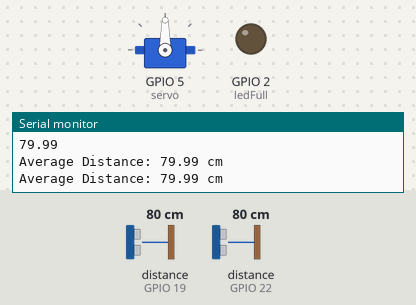
Recording of a sketch running on a simulated ESP32. Shown: servo, output pins drawn as LEDs (lit = HIGH), the last lines printed to the serial monitor. Wiring (inferred from the names in the program): 2 × ultrasonic range finder: trigger GPIO 18, echo GPIO 19 / trigger GPIO 23, echo GPIO 22. The test bench sets the inputs (shaded band); at power-on: distance to the obstacle (sensors on GPIO 22, GPIO 19) 80 cm. The echo pulse lasts 58.3 µs per cm; WiFi joins after 1.5 s; servers stay silent unless stated; pins used as bus, display or sensor lines are not drawn.

Above: at 3.3 s.
3.4 s: distance to the obstacle (sensor on GPIO 22) set to 6 cm
5.6 s: distance to the obstacle (sensor on GPIO 22) set to 3 cm
At 7.6 s:
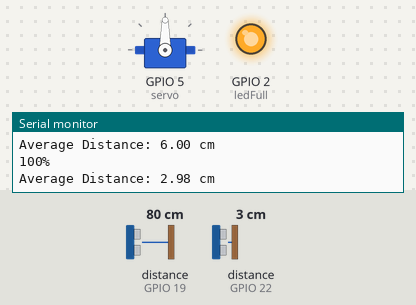
7.9 s: distance to the obstacle (sensor on GPIO 22) set to 14 cm
9.9 s: distance to the obstacle (sensor on GPIO 22) set to 19 cm
At 11.8 s:
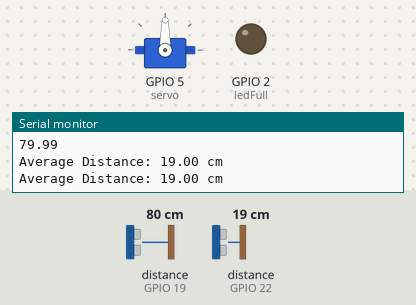
12.2 s: distance to the obstacle (sensor on GPIO 22) set to 2 cm
At 13.6 s:
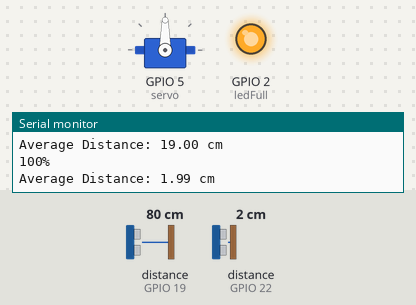
Timing chart, 0 to 15.2 s (numbered marks = the images above; inputs shaded):
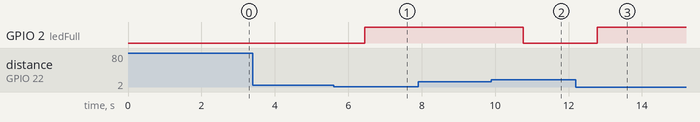

Measured:
- the behaviour switches between 5 and 4 cm on distance to the obstacle (sensor on GPIO 22) (found by bisection; images 0 and 1)
- the behaviour switches between 16 and 17 cm on distance to the obstacle (sensor on GPIO 22) (found by bisection; images 1 and 2)
- after the input at 5.6 s, GPIO 2 (ledFull): LOW → HIGH after 0.85 s
- after the input at 9.9 s, GPIO 2 (ledFull): HIGH → LOW after 0.87 s
- after the input at 12.2 s, GPIO 2 (ledFull): LOW → HIGH after 0.58 s

The sketch:

Esp32_IWMS_8_24.ino
```cpp
#include <UniversalTelegramBot.h>
#include <ESP32Servo.h>
#include <WiFiClient.h>
#include <WiFiClientSecure.h>
#include <ArduinoJson.h>

const char* ssid = "MASTER"; // Enter your WIFI SSID
const char* password = "luckydumpy"; // Enter your WIFI Password


#define BOTtoken "6457478878:AAG1fhdmBBkmNXQyUJEhOrPe06liq3f55qc"
#define CHAT_ID "795644234"

WiFiClientSecure client;
UniversalTelegramBot bot(BOTtoken, client);

float previousCapacity = -1.0;

const int trigPin1 = 23; // D2 on ESP8266
const int echoPin1 = 22; // D1 on ESP8266

const int ledFull = 2; // D3 on ESP8266

const int trigPin2 = 18; // D8 on ESP8266
const int echoPin2 = 19; // D7 on ESP8266

Servo servo;

void setup() {
  Serial.begin(115200);
  Serial.println("Hello!");

  pinMode(trigPin1, OUTPUT);
  pinMode(echoPin1, INPUT);

  pinMode(trigPin2, OUTPUT);
  pinMode(echoPin2, INPUT);

  pinMode(ledFull, OUTPUT);
  digitalWrite(ledFull, LOW);

  servo.attach(5); // GPIO5 for servo on ESP32

  WiFi.begin(ssid, password);
  while (WiFi.status() != WL_CONNECTED) {
    delay(500);
    Serial.print(".");
  }
  Serial.println("");
  Serial.println("WiFi connected");
  Serial.print("IP address: ");
  Serial.println(WiFi.localIP());

  bot.sendMessage(CHAT_ID, "Wifi Connected!", "");
  bot.sendMessage(CHAT_ID, "System has Started!!", "");
}

float distance_calc(int trigPin, int echoPin) {
  // Trigger a pulse to the HC-SR04
  digitalWrite(trigPin, LOW);
  delayMicroseconds(2);
  digitalWrite(trigPin, HIGH);
  delayMicroseconds(10);
  digitalWrite(trigPin, LOW);


  // Measure the duration of the pulse on the echo pin
  long duration = pulseIn(echoPin, HIGH);

  // Convert the duration to distance (in centimeters)
  // Speed of sound at sea level is approximately 343 meters per second (or 0.0343 cm/µs)
  // Divide the duration by 2 because the sound wave travels to the object and back
  float distance_cm = (duration / 2) * 0.0343;

  return distance_cm;
}

// Function to calculate the average distance with anomaly detection
float distance_avg() {
  float sum = 0;
  int numReadings = 3;
  int validReadings = 0;

  for (int i = 0; i < numReadings; i++) {
    float reading = distance_calc(trigPin1, echoPin1);
    // Check for anomalies (values above 300 cm or negative readings)
    if (reading > 0 && reading <= 300) {
      sum += reading;
      validReadings++;
    }
  }

  if (validReadings == 0) {
    return -1.0; // No valid readings, return -1 to indicate an error
  } else {
    return sum / validReadings; // Calculate and return the average
  }
}

void sendCapacityAlert(float capacity, String chatID) {
  if (capacity <= 5 && previousCapacity > 5) {
    digitalWrite(ledFull, HIGH);
    Serial.println("100%");
    bot.sendMessage(chatID, "ALERT 100%! DUSTBIN FULL PLEASE DUMP THE TRASH LOCATION: AMITY UNIVERSITY");
  } else if (capacity <= 8 && capacity > 5 && previousCapacity > 8) {
    Serial.println("75%");
    bot.sendMessage(chatID, "ALERT 75%! DUSTBIN LOCATION: AMITY UNIVERSITY");
  } else if (capacity <= 11 && capacity > 8 && previousCapacity > 11) {
    Serial.println("50%");
    bot.sendMessage(chatID, "ALERT 50%! DUSTBIN LOCATION: AMITY UNIVERSITY");
  } else if (capacity <= 17 && capacity > 11 && previousCapacity > 17) {
    Serial.println("25%");
    bot.sendMessage(chatID, "ALERT 25%! DUSTBIN LOCATION: AMITY UNIVERSITY");
  } else if (capacity > 17 && previousCapacity <= 17) {
    digitalWrite(ledFull, LOW);
  }
}


void loop() {
 float average_distance = distance_avg();

  if (average_distance >= 0) {

    if (average_distance != previousCapacity) {
      // Send the capacity alert message
      sendCapacityAlert(average_distance, CHAT_ID); // Replace with your chat ID
      previousCapacity = average_distance;
      if (average_distance > 6)  { // capacity check point 1;
        // Check if the distance is less than 20 cm
        float distance2 = distance_calc(trigPin2, echoPin2);
        Serial.println("D@");
        Serial.println(distance2);
        if (distance2 < 20) {
          // Rotate the servo to 90 degrees
          servo.write(160);
          delay(5000); // Wait for 5 seconds
          // Bring the servo back to the initial point (e.g., 0 degrees)
          servo.write(0);
        }
      }
    }

    // Print the average distance to the serial monitor
    Serial.print("Average Distance: ");
    Serial.print(average_distance);
    Serial.println(" cm");

  } else {
    // Handle error or no valid readings
    Serial.println("Error or No Valid Readings");
  }

  // Wait before taking the next measurement
  delay(1000); // You can adjust the delay as needed
}
```
